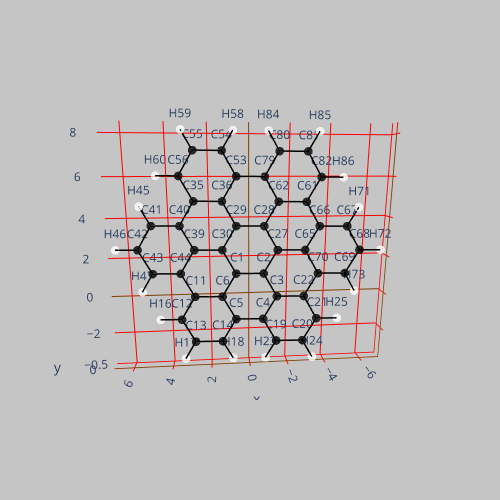

Write notebook code for a chart like this one.
### Code cell
bigfrag = triphenylene.bs('1i').add_across_bond(triphenylene.bs('1b'))\
.add_across_bond(triphenylene.bs('1b'),reverse=True)
bigfrag.show(show_labels=True)

### Figure 1 — Plotly figure (JSON) as saved in the notebook; plotly's stock layout.template omitted (floating-point values rounded to 4 significant figures)
{"data": [{"hoverinfo": "text", "marker": {"color": ["black", "black", "black", "black", "black", "black", "black", "black", "black", "black", "white", "white", "white", "black", "black", "black", "black", "white", "white", "white", "black", "black", "black", "black", "black", "black", "black", "black", "black", "black", "black", "black", "white", "white", "white", "black", "black", "black", "black", "white", "white", "white", "black", "black", "black", "black", "black", "black", "black", "black", "white", "white", "white", "black", "black", "black", "black", "white", "white", "white"], "colorscale": [[0, "#440154"], [0.1111, "#482878"], [0.2222, "#3e4989"], [0.3333, "#31688e"], [0.4444, "#26828e"], [0.5556, "#1f9e89"], [0.6667, "#35b779"], [0.7778, "#6ece58"], [0.8889, "#b5de2b"], [1, "#fde725"]], "opacity": 0.8, "size": 3}, "mode": "markers+text", "text": ["C1", "C2", "C3", "C4", "C5", "C6", "C11", "C12", "C13", "C14", "H16", "H17", "H18", "C19", "C20", "C21", "C22", "H23", "H24", "H25", "C27", "C28", "C29", "C30", "C35", "C36", "C39", "C40", "C41", "C42", "C43", "C44", "H45", "H46", "H47", "C53", "C54", "C55", "C56", "H58", "H59", "H60", "C61", "C62", "C65", "C66", "C67", "C68", "C69", "C70", "H71", "H72", "H73", "C79", "C80", "C81", "C82", "H84", "H85", "H86"], "type": "scatter3d", "x": [0.681, -0.706, -1.387, -0.681, 0.706, 1.387, 2.774, 3.48, 2.799, 1.412, 4.561, 3.349, 0.8812, -1.362, -2.749, -3.455, -2.774, -0.8117, -3.28, -4.536, -1.412, -0.731, 0.656, 1.362, 2.724, 1.337, 2.749, 3.43, 4.817, 5.523, 4.842, 3.455, 5.348, 6.604, 5.392, 0.631, 1.312, 2.699, 3.405, 0.7618, 3.23, 4.486, -2.824, -1.437, -2.799, -3.505, -4.892, -5.573, -4.867, -3.48, -5.442, -6.654, -5.398, -0.7561, -1.462, -2.849, -3.53, -0.9314, -3.4, -4.611], "y": [-0.09218, -0.03513, 0.05706, 0.09219, 0.03513, -0.05705, -0.1141, -0.07897, 0.0132, 0.07025, -0.1234, 0.04054, 0.142, 0.1844, 0.2414, 0.2063, 0.1141, 0.2119, 0.3133, 0.2507, -0.07026, -0.1624, -0.2195, -0.1844, -0.3687, -0.3117, -0.2414, -0.3336, -0.3906, -0.3555, -0.2633, -0.2063, -0.4624, -0.3999, -0.236, -0.3468, -0.439, -0.4961, -0.4609, -0.4663, -0.568, -0.5055, -0.1405, -0.1976, -0.01321, -0.04834, 0.008708, 0.1009, 0.136, 0.07896, -0.01856, 0.1454, 0.2078, -0.2898, -0.3249, -0.2678, -0.1757, -0.3967, -0.2953, -0.1313], "z": [1.206, 1.195, -0.01142, -1.206, -1.195, 0.01142, 0.02282, -1.172, -2.378, -2.39, -1.163, -3.31, -3.33, -2.412, -2.424, -1.229, -0.02283, -3.344, -3.364, -1.238, 2.39, 3.596, 3.607, 2.412, 4.825, 4.813, 2.424, 3.63, 3.641, 2.447, 1.24, 1.229, 4.582, 2.455, 0.3091, 6.008, 7.214, 7.226, 6.031, 8.146, 8.166, 6.04, 4.779, 4.791, 2.378, 3.573, 3.561, 2.355, 1.16, 1.172, 4.493, 2.346, 0.2202, 5.997, 7.192, 7.18, 5.974, 8.132, 8.111, 5.965]}, {"line": {"color": "black", "width": 3}, "mode": "lines", "type": "scatter3d", "x": [0.681, -0.706], "y": [-0.09218, -0.03513], "z": [1.206, 1.195]}, {"line": {"color": "black", "width": 3}, "mode": "lines", "type": "scatter3d", "x": [0.681, 1.387], "y": [-0.09218, -0.05705], "z": [1.206, 0.01142]}, {"line": {"color": "black", "width": 3}, "mode": "lines", "type": "scatter3d", "x": [0.681, 1.362], "y": [-0.09218, -0.1844], "z": [1.206, 2.412]}, {"line": {"color": "black", "width": 3}, "mode": "lines", "type": "scatter3d", "x": [-0.706, -1.387], "y": [-0.03513, 0.05706], "z": [1.195, -0.01142]}, {"line": {"color": "black", "width": 3}, "mode": "lines", "type": "scatter3d", "x": [-0.706, -1.412], "y": [-0.03513, -0.07026], "z": [1.195, 2.39]}, {"line": {"color": "black", "width": 3}, "mode": "lines", "type": "scatter3d", "x": [-1.387, -0.681], "y": [0.05706, 0.09219], "z": [-0.01142, -1.206]}, {"line": {"color": "black", "width": 3}, "mode": "lines", "type": "scatter3d", "x": [-1.387, -2.774], "y": [0.05706, 0.1141], "z": [-0.01142, -0.02283]}, {"line": {"color": "black", "width": 3}, "mode": "lines", "type": "scatter3d", "x": [-0.681, 0.706], "y": [0.09219, 0.03513], "z": [-1.206, -1.195]}, {"line": {"color": "black", "width": 3}, "mode": "lines", "type": "scatter3d", "x": [-0.681, -1.362], "y": [0.09219, 0.1844], "z": [-1.206, -2.412]}, {"line": {"color": "black", "width": 3}, "mode": "lines", "type": "scatter3d", "x": [0.706, 1.387], "y": [0.03513, -0.05705], "z": [-1.195, 0.01142]}, {"line": {"color": "black", "width": 3}, "mode": "lines", "type": "scatter3d", "x": [0.706, 1.412], "y": [0.03513, 0.07025], "z": [-1.195, -2.39]}, {"line": {"color": "black", "width": 3}, "mode": "lines", "type": "scatter3d", "x": [1.387, 2.774], "y": [-0.05705, -0.1141], "z": [0.01142, 0.02282]}, {"line": {"color": "black", "width": 3}, "mode": "lines", "type": "scatter3d", "x": [2.774, 3.48], "y": [-0.1141, -0.07897], "z": [0.02282, -1.172]}, {"line": {"color": "black", "width": 3}, "mode": "lines", "type": "scatter3d", "x": [2.774, 3.455], "y": [-0.1141, -0.2063], "z": [0.02282, 1.229]}, {"line": {"color": "black", "width": 3}, "mode": "lines", "type": "scatter3d", "x": [3.48, 2.799], "y": [-0.07897, 0.0132], "z": [-1.172, -2.378]}, {"line": {"color": "black", "width": 3}, "mode": "lines", "type": "scatter3d", "x": [3.48, 4.561], "y": [-0.07897, -0.1234], "z": [-1.172, -1.163]}, {"line": {"color": "black", "width": 3}, "mode": "lines", "type": "scatter3d", "x": [2.799, 1.412], "y": [0.0132, 0.07025], "z": [-2.378, -2.39]}, {"line": {"color": "black", "width": 3}, "mode": "lines", "type": "scatter3d", "x": [2.799, 3.349], "y": [0.0132, 0.04054], "z": [-2.378, -3.31]}, {"line": {"color": "black", "width": 3}, "mode": "lines", "type": "scatter3d", "x": [1.412, 0.8812], "y": [0.07025, 0.142], "z": [-2.39, -3.33]}, {"line": {"color": "black", "width": 3}, "mode": "lines", "type": "scatter3d", "x": [-1.362, -2.749], "y": [0.1844, 0.2414], "z": [-2.412, -2.424]}, {"line": {"color": "black", "width": 3}, "mode": "lines", "type": "scatter3d", "x": [-1.362, -0.8117], "y": [0.1844, 0.2119], "z": [-2.412, -3.344]}, {"line": {"color": "black", "width": 3}, "mode": "lines", "type": "scatter3d", "x": [-2.749, -3.455], "y": [0.2414, 0.2063], "z": [-2.424, -1.229]}, {"line": {"color": "black", "width": 3}, "mode": "lines", "type": "scatter3d", "x": [-2.749, -3.28], "y": [0.2414, 0.3133], "z": [-2.424, -3.364]}, {"line": {"color": "black", "width": 3}, "mode": "lines", "type": "scatter3d", "x": [-3.455, -2.774], "y": [0.2063, 0.1141], "z": [-1.229, -0.02283]}, {"line": {"color": "black", "width": 3}, "mode": "lines", "type": "scatter3d", "x": [-3.455, -4.536], "y": [0.2063, 0.2507], "z": [-1.229, -1.238]}, {"line": {"color": "black", "width": 3}, "mode": "lines", "type": "scatter3d", "x": [-2.774, -3.48], "y": [0.1141, 0.07896], "z": [-0.02283, 1.172]}, {"line": {"color": "black", "width": 3}, "mode": "lines", "type": "scatter3d", "x": [-1.412, -0.731], "y": [-0.07026, -0.1624], "z": [2.39, 3.596]}, {"line": {"color": "black", "width": 3}, "mode": "lines", "type": "scatter3d", "x": [-1.412, -2.799], "y": [-0.07026, -0.01321], "z": [2.39, 2.378]}, {"line": {"color": "black", "width": 3}, "mode": "lines", "type": "scatter3d", "x": [-0.731, 0.656], "y": [-0.1624, -0.2195], "z": [3.596, 3.607]}, {"line": {"color": "black", "width": 3}, "mode": "lines", "type": "scatter3d", "x": [-0.731, -1.437], "y": [-0.1624, -0.1976], "z": [3.596, 4.791]}, {"line": {"color": "black", "width": 3}, "mode": "lines", "type": "scatter3d", "x": [0.656, 1.362], "y": [-0.2195, -0.1844], "z": [3.607, 2.412]}, {"line": {"color": "black", "width": 3}, "mode": "lines", "type": "scatter3d", "x": [0.656, 1.337], "y": [-0.2195, -0.3117], "z": [3.607, 4.813]}, {"line": {"color": "black", "width": 3}, "mode": "lines", "type": "scatter3d", "x": [1.362, 2.749], "y": [-0.1844, -0.2414], "z": [2.412, 2.424]}, {"line": {"color": "black", "width": 3}, "mode": "lines", "type": "scatter3d", "x": [2.724, 1.337], "y": [-0.3687, -0.3117], "z": [4.825, 4.813]}, {"line": {"color": "black", "width": 3}, "mode": "lines", "type": "scatter3d", "x": [2.724, 3.43], "y": [-0.3687, -0.3336], "z": [4.825, 3.63]}, {"line": {"color": "black", "width": 3}, "mode": "lines", "type": "scatter3d", "x": [2.724, 3.405], "y": [-0.3687, -0.4609], "z": [4.825, 6.031]}, {"line": {"color": "black", "width": 3}, "mode": "lines", "type": "scatter3d", "x": [1.337, 0.631], "y": [-0.3117, -0.3468], "z": [4.813, 6.008]}, {"line": {"color": "black", "width": 3}, "mode": "lines", "type": "scatter3d", "x": [2.749, 3.43], "y": [-0.2414, -0.3336], "z": [2.424, 3.63]}, {"line": {"color": "black", "width": 3}, "mode": "lines", "type": "scatter3d", "x": [2.749, 3.455], "y": [-0.2414, -0.2063], "z": [2.424, 1.229]}, {"line": {"color": "black", "width": 3}, "mode": "lines", "type": "scatter3d", "x": [3.43, 4.817], "y": [-0.3336, -0.3906], "z": [3.63, 3.641]}, {"line": {"color": "black", "width": 3}, "mode": "lines", "type": "scatter3d", "x": [4.817, 5.523], "y": [-0.3906, -0.3555], "z": [3.641, 2.447]}, {"line": {"color": "black", "width": 3}, "mode": "lines", "type": "scatter3d", "x": [4.817, 5.348], "y": [-0.3906, -0.4624], "z": [3.641, 4.582]}, {"line": {"color": "black", "width": 3}, "mode": "lines", "type": "scatter3d", "x": [5.523, 4.842], "y": [-0.3555, -0.2633], "z": [2.447, 1.24]}, {"line": {"color": "black", "width": 3}, "mode": "lines", "type": "scatter3d", "x": [5.523, 6.604], "y": [-0.3555, -0.3999], "z": [2.447, 2.455]}, {"line": {"color": "black", "width": 3}, "mode": "lines", "type": "scatter3d", "x": [4.842, 3.455], "y": [-0.2633, -0.2063], "z": [1.24, 1.229]}, {"line": {"color": "black", "width": 3}, "mode": "lines", "type": "scatter3d", "x": [4.842, 5.392], "y": [-0.2633, -0.236], "z": [1.24, 0.3091]}, {"line": {"color": "black", "width": 3}, "mode": "lines", "type": "scatter3d", "x": [0.631, 1.312], "y": [-0.3468, -0.439], "z": [6.008, 7.214]}, {"line": {"color": "black", "width": 3}, "mode": "lines", "type": "scatter3d", "x": [0.631, -0.7561], "y": [-0.3468, -0.2898], "z": [6.008, 5.997]}, {"line": {"color": "black", "width": 3}, "mode": "lines", "type": "scatter3d", "x": [1.312, 2.699], "y": [-0.439, -0.4961], "z": [7.214, 7.226]}, {"line": {"color": "black", "width": 3}, "mode": "lines", "type": "scatter3d", "x": [1.312, 0.7618], "y": [-0.439, -0.4663], "z": [7.214, 8.146]}, {"line": {"color": "black", "width": 3}, "mode": "lines", "type": "scatter3d", "x": [2.699, 3.405], "y": [-0.4961, -0.4609], "z": [7.226, 6.031]}, {"line": {"color": "black", "width": 3}, "mode": "lines", "type": "scatter3d", "x": [2.699, 3.23], "y": [-0.4961, -0.568], "z": [7.226, 8.166]}, {"line": {"color": "black", "width": 3}, "mode": "lines", "type": "scatter3d", "x": [3.405, 4.486], "y": [-0.4609, -0.5055], "z": [6.031, 6.04]}, {"line": {"color": "black", "width": 3}, "mode": "lines", "type": "scatter3d", "x": [-2.824, -1.437], "y": [-0.1405, -0.1976], "z": [4.779, 4.791]}, {"line": {"color": "black", "width": 3}, "mode": "lines", "type": "scatter3d", "x": [-2.824, -3.505], "y": [-0.1405, -0.04834], "z": [4.779, 3.573]}, {"line": {"color": "black", "width": 3}, "mode": "lines", "type": "scatter3d", "x": [-2.824, -3.53], "y": [-0.1405, -0.1757], "z": [4.779, 5.974]}, {"line": {"color": "black", "width": 3}, "mode": "lines", "type": "scatter3d", "x": [-1.437, -0.7561], "y": [-0.1976, -0.2898], "z": [4.791, 5.997]}, {"line": {"color": "black", "width": 3}, "mode": "lines", "type": "scatter3d", "x": [-2.799, -3.505], "y": [-0.01321, -0.04834], "z": [2.378, 3.573]}, {"line": {"color": "black", "width": 3}, "mode": "lines", "type": "scatter3d", "x": [-2.799, -3.48], "y": [-0.01321, 0.07896], "z": [2.378, 1.172]}, {"line": {"color": "black", "width": 3}, "mode": "lines", "type": "scatter3d", "x": [-3.505, -4.892], "y": [-0.04834, 0.008708], "z": [3.573, 3.561]}, {"line": {"color": "black", "width": 3}, "mode": "lines", "type": "scatter3d", "x": [-4.892, -5.573], "y": [0.008708, 0.1009], "z": [3.561, 2.355]}, {"line": {"color": "black", "width": 3}, "mode": "lines", "type": "scatter3d", "x": [-4.892, -5.442], "y": [0.008708, -0.01856], "z": [3.561, 4.493]}, {"line": {"color": "black", "width": 3}, "mode": "lines", "type": "scatter3d", "x": [-5.573, -4.867], "y": [0.1009, 0.136], "z": [2.355, 1.16]}, {"line": {"color": "black", "width": 3}, "mode": "lines", "type": "scatter3d", "x": [-5.573, -6.654], "y": [0.1009, 0.1454], "z": [2.355, 2.346]}, {"line": {"color": "black", "width": 3}, "mode": "lines", "type": "scatter3d", "x": [-4.867, -3.48], "y": [0.136, 0.07896], "z": [1.16, 1.172]}, {"line": {"color": "black", "width": 3}, "mode": "lines", "type": "scatter3d", "x": [-4.867, -5.398], "y": [0.136, 0.2078], "z": [1.16, 0.2202]}, {"line": {"color": "black", "width": 3}, "mode": "lines", "type": "scatter3d", "x": [-0.7561, -1.462], "y": [-0.2898, -0.3249], "z": [5.997, 7.192]}, {"line": {"color": "black", "width": 3}, "mode": "lines", "type": "scatter3d", "x": [-1.462, -2.849], "y": [-0.3249, -0.2678], "z": [7.192, 7.18]}, {"line": {"color": "black", "width": 3}, "mode": "lines", "type": "scatter3d", "x": [-1.462, -0.9314], "y": [-0.3249, -0.3967], "z": [7.192, 8.132]}, {"line": {"color": "black", "width": 3}, "mode": "lines", "type": "scatter3d", "x": [-2.849, -3.53], "y": [-0.2678, -0.1757], "z": [7.18, 5.974]}, {"line": {"color": "black", "width": 3}, "mode": "lines", "type": "scatter3d", "x": [-2.849, -3.4], "y": [-0.2678, -0.2953], "z": [7.18, 8.111]}, {"line": {"color": "black", "width": 3}, "mode": "lines", "type": "scatter3d", "x": [-3.53, -4.611], "y": [-0.1757, -0.1313], "z": [5.974, 5.965]}], "layout": {"autosize": false, "height": 500, "margin": {"b": 100, "l": 50, "pad": 10, "r": 50, "t": 100}, "paper_bgcolor": "rgba(140,140,140,0.5)", "plot_bgcolor": "rgba(0,100,140,0.5)", "scene": {"aspectmode": "data", "aspectratio": {"x": 2.586, "y": 0.1719, "z": 2.249}, "camera": {"center": {"x": 0, "y": 0, "z": 0}, "eye": {"x": 0.2853, "y": 3.228, "z": 0.7342}, "projection": {"type": "perspective"}, "up": {"x": 0, "y": 0, "z": 1}}, "xaxis": {"gridcolor": "red", "showbackground": false, "showgrid": true, "type": "linear", "zeroline": true, "zerolinecolor": "green"}, "yaxis": {"gridcolor": "red", "showbackground": false, "showgrid": true, "type": "linear", "zeroline": true, "zerolinecolor": "green"}, "zaxis": {"gridcolor": "red", "showbackground": false, "showgrid": true, "type": "linear", "zeroline": true, "zerolinecolor": "green"}}, "showlegend": false, "width": 500}}
